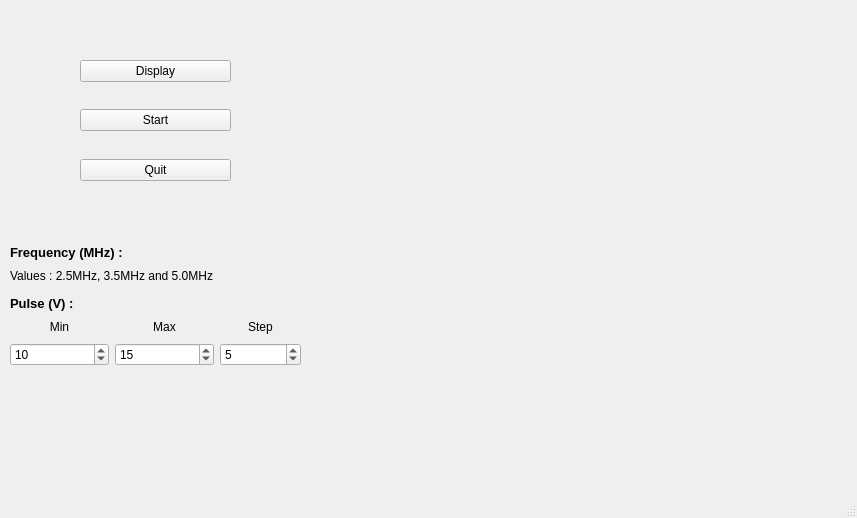
<?xml version="1.0" encoding="UTF-8"?>
<ui version="4.0">
 <class>MainWindow</class>
 <widget class="QMainWindow" name="MainWindow">
  <property name="geometry">
   <rect>
    <x>0</x>
    <y>0</y>
    <width>857</width>
    <height>518</height>
   </rect>
  </property>
  <property name="windowTitle">
   <string>MainWindow</string>
  </property>
  <widget class="QWidget" name="centralwidget">
   <widget class="QWidget" name="gridLayoutWidget">
    <property name="geometry">
     <rect>
      <x>10</x>
      <y>60</y>
      <width>291</width>
      <height>121</height>
     </rect>
    </property>
    <layout class="QGridLayout" name="gridLayout_button">
     <item row="6" column="1">
      <spacer name="verticalSpacer_2">
       <property name="orientation">
        <enum>Qt::Vertical</enum>
       </property>
       <property name="sizeType">
        <enum>QSizePolicy::Expanding</enum>
       </property>
       <property name="sizeHint" stdset="0">
        <size>
         <width>20</width>
         <height>33</height>
        </size>
       </property>
      </spacer>
     </item>
     <item row="4" column="1">
      <spacer name="verticalSpacer_3">
       <property name="orientation">
        <enum>Qt::Vertical</enum>
       </property>
       <property name="sizeHint" stdset="0">
        <size>
         <width>20</width>
         <height>33</height>
        </size>
       </property>
      </spacer>
     </item>
     <item row="3" column="1">
      <widget class="QPushButton" name="pushButton_display">
       <property name="text">
        <string>Display</string>
       </property>
      </widget>
     </item>
     <item row="7" column="1">
      <widget class="QPushButton" name="pushButton_quit">
       <property name="text">
        <string>Quit</string>
       </property>
      </widget>
     </item>
     <item row="5" column="1">
      <widget class="QPushButton" name="pushButton_start">
       <property name="text">
        <string>Start</string>
       </property>
      </widget>
     </item>
     <item row="5" column="2">
      <spacer name="horizontalSpacer">
       <property name="orientation">
        <enum>Qt::Horizontal</enum>
       </property>
       <property name="sizeType">
        <enum>QSizePolicy::Fixed</enum>
       </property>
       <property name="sizeHint" stdset="0">
        <size>
         <width>70</width>
         <height>20</height>
        </size>
       </property>
      </spacer>
     </item>
     <item row="5" column="0">
      <spacer name="horizontalSpacer_2">
       <property name="orientation">
        <enum>Qt::Horizontal</enum>
       </property>
       <property name="sizeType">
        <enum>QSizePolicy::Fixed</enum>
       </property>
       <property name="sizeHint" stdset="0">
        <size>
         <width>70</width>
         <height>20</height>
        </size>
       </property>
      </spacer>
     </item>
    </layout>
   </widget>
   <widget class="QVTKWidget" name="vtkRenderer" native="true">
    <property name="enabled">
     <bool>true</bool>
    </property>
    <property name="geometry">
     <rect>
      <x>320</x>
      <y>20</y>
      <width>521</width>
      <height>451</height>
     </rect>
    </property>
    <property name="sizePolicy">
     <sizepolicy hsizetype="Expanding" vsizetype="Expanding">
      <horstretch>0</horstretch>
      <verstretch>0</verstretch>
     </sizepolicy>
    </property>
   </widget>
   <widget class="QWidget" name="gridLayoutWidget_2">
    <property name="geometry">
     <rect>
      <x>10</x>
      <y>240</y>
      <width>291</width>
      <height>126</height>
     </rect>
    </property>
    <layout class="QGridLayout" name="gridLayout">
     <item row="3" column="1">
      <widget class="QLabel" name="label_7">
       <property name="text">
        <string>Max</string>
       </property>
       <property name="alignment">
        <set>Qt::AlignCenter</set>
       </property>
      </widget>
     </item>
     <item row="3" column="0">
      <widget class="QLabel" name="label_6">
       <property name="autoFillBackground">
        <bool>false</bool>
       </property>
       <property name="text">
        <string>Min</string>
       </property>
       <property name="scaledContents">
        <bool>false</bool>
       </property>
       <property name="alignment">
        <set>Qt::AlignCenter</set>
       </property>
      </widget>
     </item>
     <item row="3" column="2">
      <widget class="QLabel" name="label_8">
       <property name="text">
        <string>Step</string>
       </property>
       <property name="alignment">
        <set>Qt::AlignCenter</set>
       </property>
      </widget>
     </item>
     <item row="4" column="0">
      <widget class="QSpinBox" name="pulseMin">
       <property name="value">
        <number>10</number>
       </property>
      </widget>
     </item>
     <item row="4" column="1">
      <widget class="QSpinBox" name="pulseMax">
       <property name="value">
        <number>15</number>
       </property>
      </widget>
     </item>
     <item row="4" column="2">
      <widget class="QSpinBox" name="pulseStep">
       <property name="value">
        <number>5</number>
       </property>
      </widget>
     </item>
     <item row="2" column="0" colspan="2">
      <widget class="QLabel" name="label_5">
       <property name="font">
        <font>
         <pointsize>10</pointsize>
         <weight>75</weight>
         <bold>true</bold>
        </font>
       </property>
       <property name="text">
        <string>Pulse (V) :</string>
       </property>
       <property name="alignment">
        <set>Qt::AlignBottom|Qt::AlignLeading|Qt::AlignLeft</set>
       </property>
      </widget>
     </item>
     <item row="1" column="0" colspan="2">
      <widget class="QLabel" name="label_2">
       <property name="text">
        <string>Values : 2.5MHz, 3.5MHz and 5.0MHz</string>
       </property>
      </widget>
     </item>
     <item row="0" column="0" colspan="2">
      <widget class="QLabel" name="label">
       <property name="font">
        <font>
         <pointsize>10</pointsize>
         <weight>75</weight>
         <bold>true</bold>
        </font>
       </property>
       <property name="text">
        <string>Frequency (MHz) :</string>
       </property>
       <property name="alignment">
        <set>Qt::AlignBottom|Qt::AlignLeading|Qt::AlignLeft</set>
       </property>
      </widget>
     </item>
    </layout>
   </widget>
  </widget>
  <widget class="QMenuBar" name="menubar">
   <property name="geometry">
    <rect>
     <x>0</x>
     <y>0</y>
     <width>857</width>
     <height>21</height>
    </rect>
   </property>
  </widget>
  <widget class="QStatusBar" name="statusbar"/>
 </widget>
 <customwidgets>
  <customwidget>
   <class>QVTKWidget</class>
   <extends>QWidget</extends>
   <header>QVTKWidget.h</header>
   <container>1</container>
  </customwidget>
 </customwidgets>
 <tabstops>
  <tabstop>pushButton_quit</tabstop>
 </tabstops>
 <resources/>
 <connections/>
</ui>
